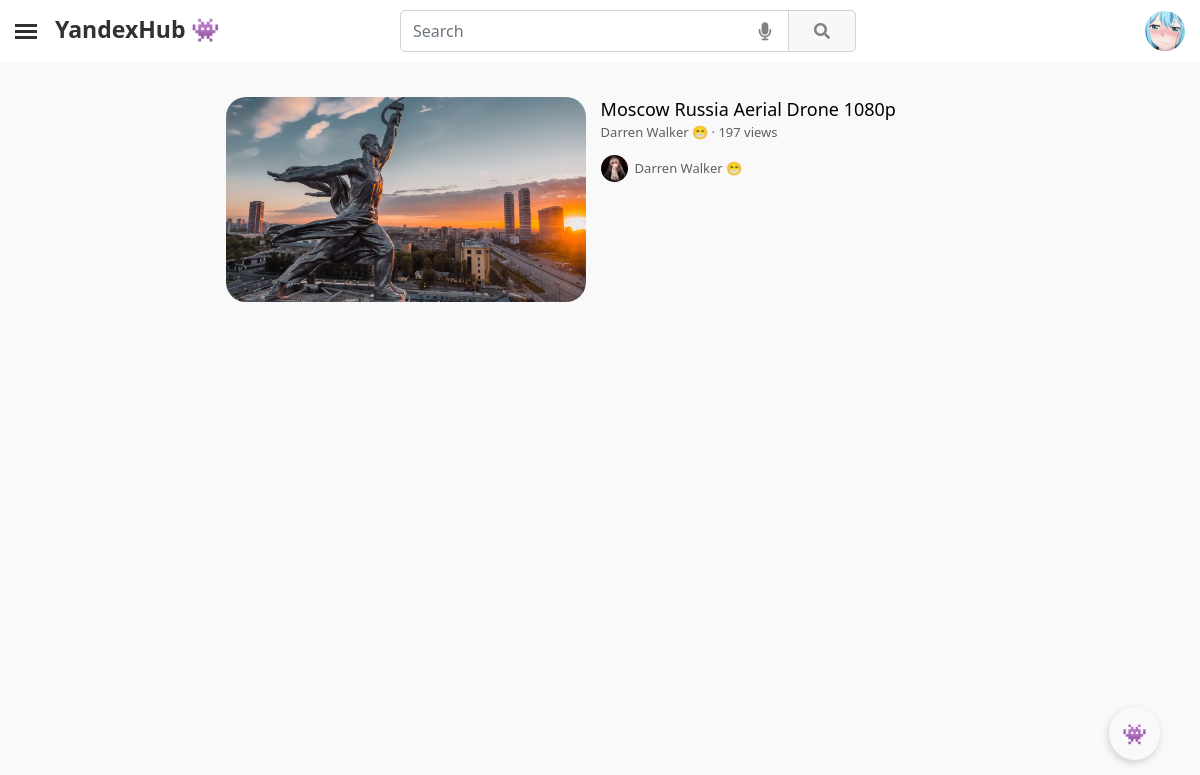
The page /results/search_query=1/ (signed in) on the database its author committed.
### YandexHub/apps/mainapp/models.py (models this page shows, shortened)
class CustomUser(AbstractUser):
    user_id = models.CharField(blank=True, null=True, max_length=24)
    email = models.EmailField(null=True, unique=True)
    username = models.CharField(blank=True, null=True, max_length=25)
    avatar = models.ImageField(blank=True, null=True, upload_to = 'avatars/', default='avatars/default/default_avatar.png')
    banner = models.ImageField(blank=True, null=True, upload_to='users_banners/')
    all_views = models.BigIntegerField(default=0)
    all_comments = models.BigIntegerField(default=0)
    all_likes = models.BigIntegerField(default=0)
    all_dislikes = models.BigIntegerField(default=0)
    all_subscribers = models.BigIntegerField(default=0)
    all_notifications = models.BigIntegerField(default=0)
    all_posts_likes = models.BigIntegerField(default=0)
    all_posts_dislikes = models.BigIntegerField(default=0)
    description = models.TextField(blank=True, null=True, max_length=5000)
    contact_email  = models.CharField(blank=True, null=True, max_length=75)
    location = models.CharField(blank=True, null=True, max_length=50)
    vk_link = models.CharField(blank=True, null=True, max_length=150)
    instagram_link = models.CharField(blank=True, null=True, max_length=150)
    facebook_link = models.CharField(blank=True, null=True, max_length=150)
    reddit_link = models.CharField(blank=True, null=True, max_length=150)
    telegram_link = models.CharField(blank=True, null=True, max_length=150)
    twitter_link = models.CharField(blank=True, null=True, max_length=150)
    website_link = models.CharField(blank=True, null=True, max_length=150)
    telegram = models.CharField(blank=True, null=True, max_length=150)
    date_created = models.DateTimeField(auto_now_add=True, db_index=True)
    REQUIRED_FIELDS = ['username']
    USERNAME_FIELD = 'email'

class Video(models.Model):
    video_id = models.CharField(blank=True, null=True, max_length=32)
    creator = models.ForeignKey(CustomUser, on_delete=models.CASCADE, null=False, related_name='video_creator')
    video = models.FileField(upload_to='videos/')
    video_banner = models.ImageField(upload_to='video_banners/')
    views = models.BigIntegerField(default=0)
    likes = models.BigIntegerField(default=0)
    dislikes = models.BigIntegerField(default=0)
    comments = models.BigIntegerField(default=0)
    coefficient = models.FloatField(default=0)
    title = models.CharField(max_length=150)
    description = models.TextField(blank=True, null=True, max_length=1000000)
    date_created = models.DateTimeField(auto_now_add=True, db_index=True)

### YandexHub/apps/mainapp/views.py (the view)
# urls.py: path('results/search_query=<str:pk>/', SearchView.as_view(), name='search_page'),
class SearchView(ListView):
    template_name = "video/search/search.html"
    paginate_by = 10
    queryset = Video
    context_object_name = "videos"
    def get_queryset(self):
        return Video.objects.filter(title__icontains=self.kwargs['pk']).order_by('-coefficient')
    def get_context_data(self, **kwargs):
        context = super(SearchView, self).get_context_data(**kwargs)
        context['title'] = self.kwargs['pk']
        return context

### YandexHub/apps/mainapp/templatetags/poll_extras.py (called while the page is built)
@register.filter(name='brief_views_format')
@stringfilter
def brief_views_format(arg):
    if int(arg) < 1000000:
        if int(arg) == 1:
            return '1 view'
        elif int(arg) < 1000:
            return f'{arg} views'
        else:
            return f"{str_fixed(float(int(arg)/1000), int(arg), 1, 'views')}K views"
    elif int(arg) < 1000000000:
        return f"{str_fixed(float(int(arg)/1000000), int(arg), 1, 'views')}M views"
    elif int(arg) < 1000000000000:
        return f"{str_fixed(float(int(arg)/1000000000), int(arg), 1, 'views')}B views"
    else:
        return ''

@register.filter(name='html_to_text')
@stringfilter
def html_to_text(html):
    cleanr = re.compile('<.*?>')
    cleantext = re.sub(cleanr, '', html)
    return cleantext

### YandexHub/apps/mainapp/templates/video/search/search.html (shortened to what this page needs)
{% extends "main.html" %}
{% block content %}
{% load static %}
{% load poll_extras %}
<main role="main" style="margin-top: 35px;">
    <div class="block-content">
        {% if videos %}
        <div class="infinite-container">
            {% for i in videos %}
            <div class="infinite-item">
                <div class="card" style="height: 205px; margin-top: 10px;">
                    <div class="row g-0" style="width: 65%; position: relative; margin-left: auto; margin-right: auto;">
                        <div class="col-md-4" style="left: 0; position: absolute;">
                            <a style="cursor: pointer;" onclick="transition_link(`{% url 'video__page' i.video_id %}`)">
                                <div class="img"
                                    style="width: 360px; height: 205px; border-radius: 20px; background-image: url({{i.video_banner.url}});">
                                </div>
                            </a>
                        </div>
                        <div class="col-md-8" style="top: 0; position: absolute; left: 365px;">
                            <div style="padding-top: 0; margin-left: 10px;">
                                <a style="cursor: pointer;" onclick="transition_link(`{% url 'video__page' i.video_id %}`)">
                                    <p style="font-size: 18px; margin-bottom: -2px; color: #000;">{{ i.title }}</p>
                                </a>
                                <small style="color: #606060; font-size: 13px;"><a style="color: #606060; cursor: pointer;" onclick="transition_link(`{% url 'channel__page' i.creator.user_id %}`)">{{i.creator.username}}</a> · {{i.views|brief_views_format}}</small>
                                <a style="cursor: pointer;" onclick="transition_link(`{% url 'channel__page' i.creator.user_id %}`)">
                                    <small style="display: block; margin-top: 12px; font-size: 13px; color: #606060;">
                                        <div class="img"
                                            style="display: inline-block; margin-right: 7px; width: 27px; height: 27px; border-radius: 50%; background-image: url({{i.creator.avatar.url}});">
                                        </div>
                                        <div style="display: inline-block; position: absolute; margin-top: 4px;">
                                            {{i.creator.username}}</div>
                                    </small>
                                </a>
                            </div>
                        </div>
                    </div>
                </div>
            </div>
            {% endfor %}
        </div>
        {% else %}
        <h2 style="text-align: center; margin-bottom: 40px;">No results were found for <b style="color: #0d6efd;">{{title}}</b></h2>
        {% endif %}
    </div>
</main>
{% endblock %}

### YandexHub/apps/mainapp/templates/components/site/navbar.html (shortened to what this page needs)
{% load static %}
<nav class="navbar sticky-top navbar-light">
    <label for="openSidebarMenu" class="sidebarIconToggle">
        <div class="spinner diagonal part-1"></div>
        <div class="spinner horizontal"></div>
        <div class="spinner diagonal part-2"></div>
    </label>
    {% if request.user.is_authenticated %}
    <a class="navbar-brand logo-block" rel="home" style="cursor: pointer;"
        onclick="transition_link(`{% url 'main__page' %}`)">
        <div class="logo-main-block">
            <b class="logo">YandexHub 👾</b>
        </div>
    </a>
    {% endif %}
    <div class="d-flex container search-bar">
        <div class="input-group search-block">
            <input id="search-input" type="text" class="form-control" style="border-radius: 5px 0 0 5px; margin-left: 120px !important;"
                placeholder="Search" aria-label="Search" aria-describedby="input-group-1" autocomplete="off">
            <div id="voice-trigger" data-bs-toggle="tooltip" data-bs-placement="bottom" title="Voice search">
                <i class="fas fa-microphone"></i>
            </div>
            <div class="input-group-append">
                <button class="btn btn-secondary" class="input-group-text" id="search-button" onclick="search()">
                    <i class="fa fa-search"></i>
                </button>
            </div>
        </div>
    </div>
    {% if request.user.is_authenticated %}
    <div class="dropdown wrapper-dropdown-3">
        <a role="button" id="dropdownMenuLink" data-bs-toggle="dropdown" aria-expanded="false">
            <div class="avatar-video-img img"
                style="width: 40px; height: 40px; margin-right: 15px; background-image: url({{request.user.avatar.url}});">
            </div>
        </a>
    </div>
    {% else %}
    <a class="btn btn-outline-primary" onclick="transition_link(`{% url 'signin' %}`)"
        style="border-radius: 5px; margin-right: 15px; cursor: pointer;"><i class="far fa-user"></i> Sign In</a>
    {% endif %}
</nav>

### static/css/index.css (style rules this page uses)
body { -webkit-animation: fade-in 0.5s linear; -moz-animation: fade-in 0.5s linear; -o-animation: fade-in 0.5s linear; animation: fade-in 0.5s linear; }
.row { justify-content: left !important; }
p, a, small { line-height: normal !important; }
.img, img { background-repeat: no-repeat; background-position: center; background-size: cover; }
a { text-decoration: none; }
.card { border-radius: 1.25rem; height: 340px; border: none; background: #f9f9f9; }
.avatar-video-img { width: 45px; height: 45px; margin-right: 10px; border-radius: 50%; }
.row { display: flex; align-items: center; justify-content: center; height: 100%; }
@media (max-width: 3440px) { .block-content { margin-left: 22%; margin-right: 22%; } }
@media (max-width: 2560px) { .block-content { margin-left: 15%; margin-right: 15%; } }
@media (max-width: 1920px) { .search-bar { width: 40% !important; } }
@media (max-width: 1920px) { .block-content { margin-left: 6%; margin-right: 6%; } }
@media (max-width: 1680px) { .block-content { margin-left: 2%; margin-right: 2%; } }
@media (max-width: 1440px) { .block-content { margin-left: 2%; margin-right: 2%; } }
@media (max-width: 1366px) { .search-bar { width: 50% !important; } }
@media (max-width: 1366px) { .block-content { margin-left: 2%; margin-right: 2%; } }
.sidebarIconToggle { transition: all 0.3s; box-sizing: border-box; cursor: pointer; position: absolute; z-index: 99; height: 100%; width: 100%; top: 24px; left: 15px; height: 22px; width: 22px; }
.spinner { transition: all 0.3s; box-sizing: border-box; position: absolute; height: 3px; width: 100%; background-color: #2f3133; }
.horizontal { transition: all 0.3s; box-sizing: border-box; position: relative; float: left; margin-top: 3px; }
.diagonal.part-1 { position: relative; transition: all 0.3s; box-sizing: border-box; float: left; }
.diagonal.part-2 { transition: all 0.3s; box-sizing: border-box; position: relative; float: left; margin-top: 3px; }
.wrapper-dropdown-3 { position: relative; cursor: pointer; outline: none; padding-left: 120px !important; font-weight: bold; color: #212529; }
main { margin-top: 35px; }
.logo { font-size: 23px; font-weight: 700; color: #2f3133; position: relative; bottom: -1px; }
#search-button { padding-top: 8px; padding-bottom: 8px; padding-left: 25px; padding-right: 25px; border-radius: 0 5px 5px 0; background-color: #f8f8f8; border-color: #ced4da; color: #828282; }
#voice-trigger { position: absolute; right: 85px; color: #828282; top: 8px; font-size: 18px; cursor: pointer; }
.navbar-light { padding: 10px 0 10px 0; background-color: #fff; }
.logo-main-block { max-width: 40px; margin-top: -6px; margin-left: 55px; }
.search-bar { width: 30%; }

### static/css/predloader.css (style rules this page uses)
.animated-show { opacity: 0; transition: opacity 0.5s ease-out; }
.animated-show.animated-show-active { opacity: 1; }

### rows shown on the page
CustomUser: user.avatar (picture)
Video: video_banner (picture), title "Moscow Russia Aerial Drone 1080p", creator.username "Darren Walker 😁", views|brief_views_format "197 views", creator.avatar (picture)
